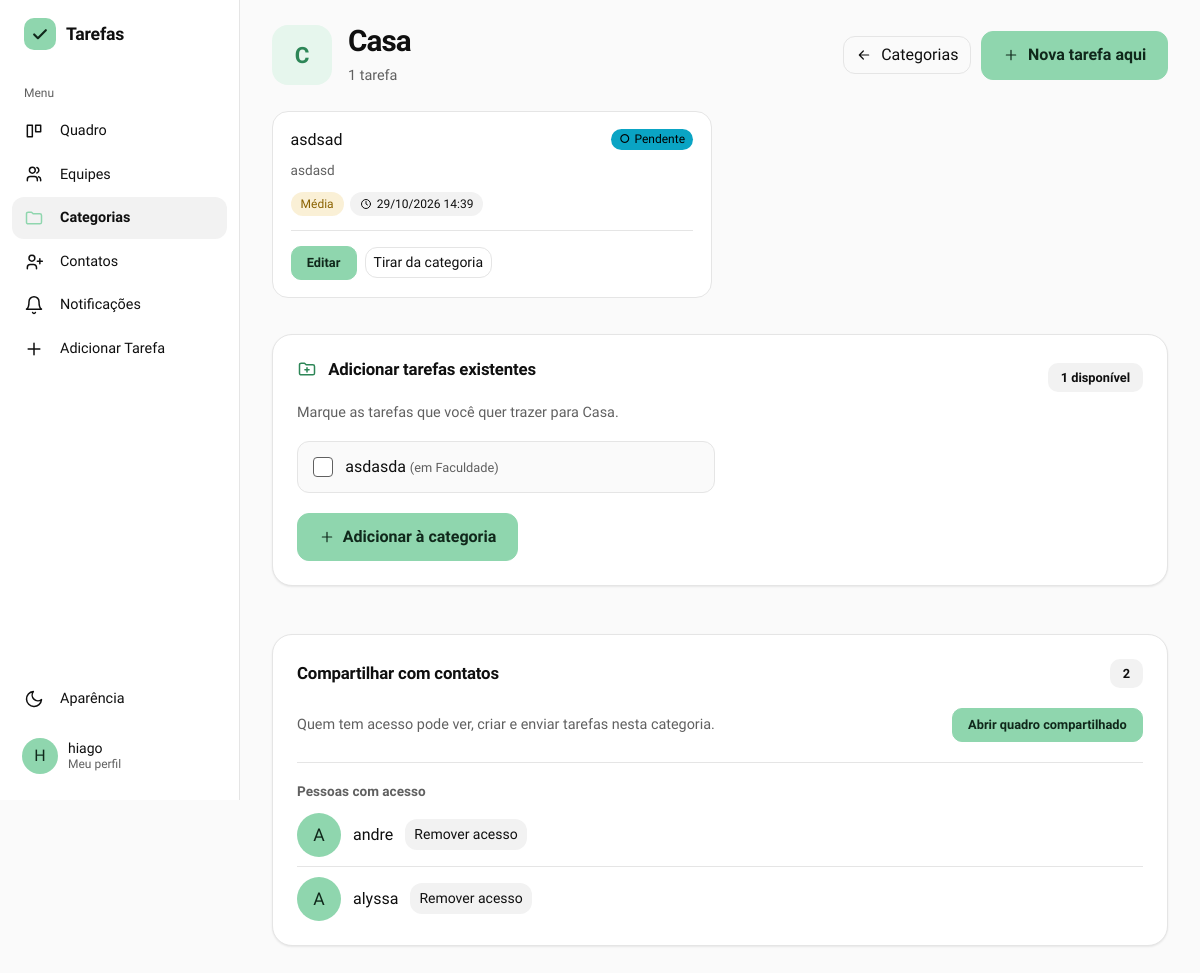
Page /categorias/3 (signed in) on the committed database.
### gerenciador_de_tarefas/models.py (models this page shows)
class Usuario(db.Model, UserMixin):
    id = db.Column(db.Integer, primary_key=True)
    nomeUsuario = db.Column(db.String(50), unique=True, nullable=False)
    email = db.Column(db.String(254), unique=True, nullable=False)
    senha = db.Column(db.String(255), nullable=False)
    nome = db.Column(db.String(100), nullable=False)
    tarefasCriadas = db.relationship('Tarefa', backref='criador', foreign_keys='Tarefa.criador_id', lazy=True)
    tarefasAtribuidas = db.relationship('Tarefa', backref='responsavel', foreign_keys='Tarefa.responsavel_id', lazy=True)
    cargo = db.Column(db.String(20), nullable=False, default='usuario') #admin ou usuario
    foto_perfil = db.Column(db.String(200), nullable=True, default='default.png')
    ordenacao_quadro = db.Column(db.String(30), nullable=False, default='padrao')

class Categoria(db.Model):
    id = db.Column(db.Integer, primary_key=True)
    nome = db.Column(db.String(50), nullable=False)
    usuario_id = db.Column(db.Integer, db.ForeignKey('usuario.id'), nullable=False)
    tarefas = db.relationship('Tarefa', backref='categoria', lazy=True)
    dono = db.relationship('Usuario')

class Tarefa(db.Model):
    id = db.Column(db.Integer, primary_key=True)
    titulo = db.Column(db.String(150), nullable=False)
    descricao = db.Column(db.Text, nullable=False)
    status = db.Column(db.String(20), nullable=False, default='Pendente')
    prioridade = db.Column(db.String(20), nullable=False, default='A definir')
    prazo = db.Column(db.DateTime, nullable=True, index=True)
    criador_id = db.Column(db.Integer, db.ForeignKey('usuario.id'), nullable=False)
    responsavel_id = db.Column(db.Integer, db.ForeignKey('usuario.id'), nullable=False)
    equipe_id = db.Column(db.Integer, db.ForeignKey('equipe.id'), nullable=True)
    categoria_id = db.Column(db.Integer, db.ForeignKey('categoria.id'), nullable=True)
    aceite = db.Column(db.String(20), nullable=False, default='aceita', server_default='aceita')
    subtarefas = db.relationship('Subtarefa', backref='tarefa', cascade='all, delete-orphan', lazy=True)

class CategoriaCompartilhada(db.Model):
    id = db.Column(db.Integer, primary_key=True)
    categoria_id = db.Column(db.Integer, db.ForeignKey('categoria.id'), nullable=False)
    usuario_id = db.Column(db.Integer, db.ForeignKey('usuario.id'), nullable=False)
    categoria = db.relationship('Categoria', backref=db.backref('compartilhamentos', cascade='all, delete-orphan'))
    usuario = db.relationship('Usuario')
    __table_args__ = (db.UniqueConstraint('categoria_id', 'usuario_id'),)

### gerenciador_de_tarefas/app.py (the view)
@app.route('/categorias/<int:categoria_id>')
@login_required
def ver_categoria(categoria_id):
    categoria = db.get_or_404(Categoria, categoria_id)
    if categoria.usuario_id != current_user.id:
        flash('Essa categoria não é sua.', 'danger')
        return redirect(url_for('ver_categorias'))
    todas = tarefas_individuais()
    dentro = [t for t in todas if t.categoria_id == categoria.id]
    disponiveis = [t for t in todas if t.categoria_id != categoria.id]
    ja = {cs.usuario_id for cs in categoria.compartilhamentos}
    meus_contatos = contatos_aceitos()
    convidaveis = [u for u in meus_contatos if u.id not in ja]
    return render_template('categoria.html', categoria=categoria,
                           tarefas=dentro, disponiveis=disponiveis,
                           compartilhamentos=categoria.compartilhamentos,
                           convidaveis=convidaveis,
                           total_contatos=len(meus_contatos))

### gerenciador_de_tarefas/templates/categoria.html (shortened to what this page needs)
{% extends "base.html" %}
{% block content %}
{% macro ico(nome, t=18) -%}
<svg width="{{ t }}" height="{{ t }}" viewBox="0 0 24 24" fill="none" stroke="currentColor" stroke-width="1.8" stroke-linecap="round" stroke-linejoin="round" aria-hidden="true">
{%- if nome == 'voltar' %}<path d="M19 12H5M11 6l-6 6 6 6"/>
{%- elif nome == 'plus' %}<path d="M12 5v14M5 12h14"/>
{%- elif nome == 'pasta-mais' %}<path d="M3 7a2 2 0 012-2h4l2 2h8a2 2 0 012 2v8a2 2 0 01-2 2H5a2 2 0 01-2-2zM12 10.5v5M9.5 13h5"/>
{%- endif %}</svg>
{%- endmacro %}
{% macro avatar(u) -%}
    {% if u.foto_perfil and u.foto_perfil != 'default.png' %}
        <img src="{{ url_for('static', filename='uploads/' + u.foto_perfil) }}" alt="" class="usuario-foto" />
    {% else %}
        <span class="usuario-foto">{{ u.nomeUsuario[:1]|upper }}</span>
    {% endif %}
{%- endmacro %}
{% set status_classe = {'Pendente': 'status-pendente', 'Em andamento': 'status-andamento', 'Concluída': 'status-concluida', 'Cancelada': 'status-cancelada'} %}
<div class="eqp-topo">
    <div class="eqp-id">
        <span class="eq-inicial" aria-hidden="true">{{ categoria.nome[:1]|upper }}</span>
        <div class="min-w-0">
            <h1>{{ categoria.nome }}</h1>
            <div class="eqp-meta">{{ tarefas|length }} tarefa{{ '' if tarefas|length == 1 else 's' }}</div>
        </div>
    </div>
    <div class="eqp-acoes">
        <a href="{{ url_for('ver_categorias') }}" class="btn btn-outline-secondary">{{ ico('voltar', 16) }} Categorias</a>
        <button type="button" class="btn btn-principal"
                data-bs-toggle="modal"
                data-bs-target="#modalAdicionarTarefa"
                data-categoria-id="{{ categoria.id }}">
            {{ ico('plus', 16) }} Nova tarefa aqui
        </button>
    </div>
</div>
<div class="cat-tarefas">
    {% for tarefa in tarefas %}
    {% set atrasada = tarefa_atrasada(tarefa) %}
    {% set prio = tarefa.prioridade or 'A definir' %}
    <article class="cartao-tarefa cat-tarefa {{ status_classe[tarefa.status] }}">
        <div class="cat-tarefa-topo">
            <div class="tarefa-titulo">{{ tarefa.titulo }}</div>
            <span class="selo">{{ tarefa.status }}</span>
        </div>
        {% if tarefa.descricao %}
        <div class="tarefa-desc">{{ tarefa.descricao|truncate(80) }}</div>
        {% endif %}
        <div class="chips">
            <span class="chip {{ 'chip-alta' if prio == 'Alta' else ('chip-media' if prio == 'Média' else ('chip-baixa' if prio == 'Baixa' else '')) }}">{{ prio }}</span>
            {% if tarefa.prazo %}
            <span class="chip {{ 'chip-atrasada' if atrasada }}">
                <svg viewBox="0 0 24 24" fill="none" stroke="currentColor" stroke-width="2" stroke-linecap="round" aria-hidden="true"><circle cx="12" cy="12" r="9"/><path d="M12 7v5l3 2"/></svg>
                {{ tarefa.prazo.strftime('%d/%m/%Y %H:%M') }}{% if atrasada %} (atrasada){% endif %}
            </span>
            {% endif %}
        </div>
        <div class="cat-tarefa-acoes">
            <a href="{{ url_for('editar_tarefa', tarefa_id=tarefa.id) }}" class="btn btn-principal btn-sm">Editar</a>
            <form method="POST" action="{{ url_for('definir_categoria', tarefa_id=tarefa.id) }}">
                <button type="submit" class="btn btn-outline-secondary btn-sm">Tirar da categoria</button>
            </form>
        </div>
    </article>
    {% endfor %}
</div>
<section class="cartao cat-existentes mb-5">
    <div class="eq-secao-cab">
        <h2 class="eqp-card-titulo">{{ ico('pasta-mais', 20) }} Adicionar tarefas existentes</h2>
        {% if disponiveis %}
        <span class="eq-contagem">{{ disponiveis|length }} disponíve{{ 'l' if disponiveis|length == 1 else 'is' }}</span>
        {% endif %}
    </div>
    {% if disponiveis %}
    <p class="eqp-ajuda">Marque as tarefas que você quer trazer para {{ categoria.nome }}.</p>
    <form method="POST" action="{{ url_for('adicionar_a_categoria', categoria_id=categoria.id) }}">
        <div class="cat-linhas">
            {% for t in disponiveis %}
            <label class="cat-linha" for="t{{ t.id }}">
                <input class="form-check-input" type="checkbox" name="tarefa_ids" value="{{ t.id }}" id="t{{ t.id }}">
                <span>
                    {{ t.titulo }}
                    {% if t.categoria %}<span class="cat-linha-em">(em {{ t.categoria.nome }})</span>{% endif %}
                </span>
            </label>
            {% endfor %}
        </div>
        <button type="submit" class="btn btn-principal cat-adicionar">{{ ico('plus', 16) }} Adicionar à categoria</button>
    </form>
    {% else %}
    <p class="eqp-ajuda">Todas as suas tarefas individuais já estão nesta categoria.</p>
    {% endif %}
</section>
<section class="cartao cat-comp mb-5">
    <div class="eq-secao-cab">
        <h2 class="eqp-card-titulo">Compartilhar com contatos</h2>
        <span class="eq-contagem">{{ compartilhamentos|length }}</span>
    </div>
    <div class="cat-comp-intro">
        <p class="eqp-ajuda">Quem tem acesso pode ver, criar e enviar tarefas nesta categoria.</p>
        <a href="{{ url_for('ver_categoria_compartilhada', categoria_id=categoria.id) }}" class="btn btn-principal btn-sm">Abrir quadro compartilhado</a>
    </div>
    <div class="cat-comp-bloco">
        <h3 class="cat-comp-sub">Pessoas com acesso</h3>
        {% if compartilhamentos %}
        <div class="cat-comp-lista">
            {% for cs in compartilhamentos %}
            <div class="eqp-membro">
                {{ avatar(cs.usuario) }}
                <span class="eqp-membro-nome">{{ cs.usuario.nomeUsuario }}</span>
                <form method="POST" action="{{ url_for('descompartilhar_categoria', categoria_id=categoria.id, usuario_id=cs.usuario_id) }}">
                    <button type="submit" class="btn btn-outline-secondary btn-sm">Remover acesso</button>
                </form>
            </div>
            {% endfor %}
        </div>
        {% else %}
        <p class="eqp-ajuda mb-0">Ninguém tem acesso a esta categoria ainda.</p>
        {% endif %}
    </div>
</section>
{% endblock %}

### gerenciador_de_tarefas/templates/base.html (shortened to what this page needs)
<!doctype html>
<html lang="pt-br">
  <head>
    <link
      rel="stylesheet"
      href="https://cdn.jsdelivr.net/npm/bootstrap@5.3.0/dist/css/bootstrap.min.css"
    />
    <link
      rel="stylesheet"
      href="{{ url_for('static', filename='static.css') }}"
    />
    <link rel="stylesheet" href="https://cdn.jsdelivr.net/npm/flatpickr/dist/flatpickr.min.css">
    <link rel="stylesheet" href="https://cdn.jsdelivr.net/npm/flatpickr/dist/themes/dark.css">
  </head>
  <body>
    {% macro aparencia(direcao='dropup') %}
    <div class="{{ direcao }}">
      <button
        class="menu-item"
        type="button"
        data-bs-toggle="dropdown"
        data-bs-auto-close="outside"
        aria-expanded="false"
      >
        <svg viewBox="0 0 24 24" fill="none" stroke="currentColor" stroke-width="1.8" stroke-linecap="round" stroke-linejoin="round" aria-hidden="true"><path d="M21 12.8A9 9 0 1111.2 3a7 7 0 009.8 9.8z"/></svg>
        <span>Aparência</span>
      </button>
    </div>
    {% endmacro %}
    {% macro logo() %}
    <span class="marca-icone">
      <svg width="20" height="20" viewBox="0 0 24 24" fill="none" stroke="currentColor" stroke-width="2.6" stroke-linecap="round" stroke-linejoin="round" aria-hidden="true"><path d="M5 12.5l4.5 4.5L19 7.5"/></svg>
    </span>
    {% endmacro %}
    {% set ep = request.endpoint or '' %}
    {% if current_user.is_authenticated %}
    <div class="app">
      <aside class="lateral" aria-label="Menu principal">
        <a
          class="marca"
          href="{{ url_for('admin_dashboard') if current_user.cargo == 'admin' else url_for('quadro') }}"
        >{{ logo() }}<span>Tarefas</span></a>
        <div class="menu-titulo">Menu</div>
        <a class="menu-item {{ 'ativo' if ep == 'quadro' }}" href="{{ url_for('quadro') }}">
          <svg viewBox="0 0 24 24" fill="none" stroke="currentColor" stroke-width="1.8" stroke-linecap="round" stroke-linejoin="round" aria-hidden="true"><path d="M4 5h6v14H4zM14 5h6v8h-6z"/></svg>
          <span>Quadro</span>
        </a>
        <a class="menu-item {{ 'ativo' if ep in ['equipes', 'ver_equipe', 'adicionar_tarefa_equipe'] }}" href="{{ url_for('equipes') }}">
          <svg viewBox="0 0 24 24" fill="none" stroke="currentColor" stroke-width="1.8" stroke-linecap="round" stroke-linejoin="round" aria-hidden="true"><path d="M16 20v-1.5a3.5 3.5 0 00-3.5-3.5h-5A3.5 3.5 0 004 18.5V20M10 11a3.5 3.5 0 100-7 3.5 3.5 0 000 7zM20 20v-1.5a3.5 3.5 0 00-2.5-3.3M15.5 4.2a3.5 3.5 0 010 6.6"/></svg>
          <span>Equipes</span>
        </a>
        <a class="menu-item {{ 'ativo' if ep in ['ver_categorias', 'ver_categoria'] }}" href="{{ url_for('ver_categorias') }}">
          <svg viewBox="0 0 24 24" fill="none" stroke="currentColor" stroke-width="1.8" stroke-linejoin="round" aria-hidden="true"><path d="M3 7a2 2 0 012-2h4l2 2h8a2 2 0 012 2v8a2 2 0 01-2 2H5a2 2 0 01-2-2z"/></svg>
          <span>Categorias</span>
        </a>
        <a class="menu-item {{ 'ativo' if ep == 'contatos' }}" href="{{ url_for('contatos') }}">
          <svg viewBox="0 0 24 24" fill="none" stroke="currentColor" stroke-width="1.8" stroke-linecap="round" stroke-linejoin="round" aria-hidden="true"><path d="M15 20v-1.5a3.5 3.5 0 00-3.5-3.5h-4A3.5 3.5 0 004 18.5V20M9.5 11a3.5 3.5 0 100-7 3.5 3.5 0 000 7zM19 8v6M16 11h6"/></svg>
          <span>Contatos</span>
        </a>
        <a class="menu-item {{ 'ativo' if ep == 'notificacoes' }}" href="{{ url_for('notificacoes') }}">
          <svg viewBox="0 0 24 24" fill="none" stroke="currentColor" stroke-width="1.8" stroke-linecap="round" stroke-linejoin="round" aria-hidden="true"><path d="M6 8a6 6 0 0112 0c0 7 3 9 3 9H3s3-2 3-9M10.3 21a1.9 1.9 0 003.4 0"/></svg>
          <span>Notificações</span>
        </a>
        <a class="menu-item" href="#" data-bs-toggle="modal" data-bs-target="#modalAdicionarTarefa">
          <svg viewBox="0 0 24 24" fill="none" stroke="currentColor" stroke-width="1.8" stroke-linecap="round" aria-hidden="true"><path d="M12 5v14M5 12h14"/></svg>
          <span>Adicionar Tarefa</span>
        </a>
        <div class="menu-espaco"></div>
        {{ aparencia('dropup') }}
        <a href="#" class="usuario-card mt-2 text-decoration-none" data-bs-toggle="modal" data-bs-target="#modalPerfil" title="Meu Perfil">
          {% if current_user.foto_perfil and current_user.foto_perfil != 'default.png' %}
            <img src="{{ url_for('static', filename='uploads/' + current_user.foto_perfil) }}" alt="" class="usuario-foto" />
          {% else %}
            <span class="usuario-foto">{{ current_user.nomeUsuario[:1]|upper }}</span>
          {% endif %}
          <span class="usuario-nome">{{ current_user.nome or current_user.nomeUsuario }}<small>Meu perfil</small></span>
        </a>
      </aside>
      <main class="conteudo">
        <div class="conteudo-interno">
    {% endif %}
    {% block content %}{% endblock %}
    {% if current_user.is_authenticated %}
        </div>
      </main>
    </div>
    {% else %}
    </main>
    {% endif %}
  </body>
</html>

### rows in the picture
Usuario: nomeUsuario "H", nome "hiago"
Categoria: nome "C", nome "Casa"
Tarefa: titulo "asdsad", status "Pendente", descricao "asdasd", prioridade "Média", prazo "29/10/2026 14:39"
Tarefa: titulo "asdasda", categoria.nome "Faculdade"
CategoriaCompartilhada: usuario.nomeUsuario "andre"
Usuario: nomeUsuario "A"
CategoriaCompartilhada: usuario.nomeUsuario "alyssa"
Usuario: nomeUsuario "A"

### other values in the picture
{{ tarefas|length }} "1"
{{ disponiveis|length }} "1"
{{ 'l' if disponiveis|length == 1 else 'is' }} "l"
{{ compartilhamentos|length }} "2"
